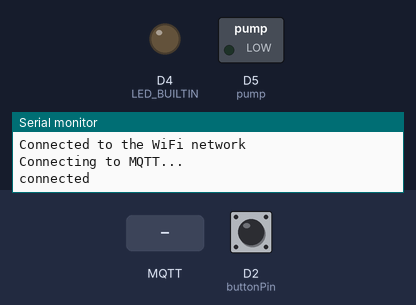
The sketch below on a simulated ESP8266 (NodeMCU). Shown: switched loads named in the sketch (green lamp = pin HIGH), output pins drawn as LEDs (lit = HIGH, except the on-board LED, lit = LOW), the last lines printed to the serial monitor. Dashed ring = blinking. The test bench sets the inputs (shaded band); at power-on: D2 (buttonPin) LOW. WiFi joins after 1.5 s; servers stay silent unless stated; no MQTT or app messages arrive unless stated.

Above: at 2.7 s.
2.8 s: MQTT message "1" arrives on the first subscribed topic
At 3.9 s:
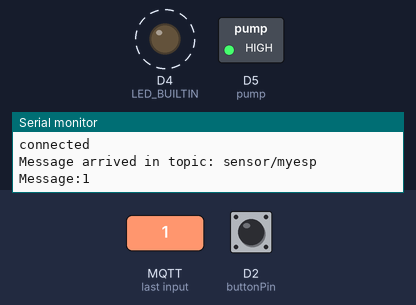
5.8 s: D2 (buttonPin) pulled HIGH for 0.15 s
At 6.9 s:
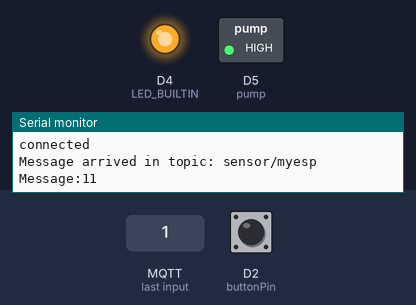
8.8 s: MQTT message "on" arrives on the first subscribed topic
At 9.9 s:
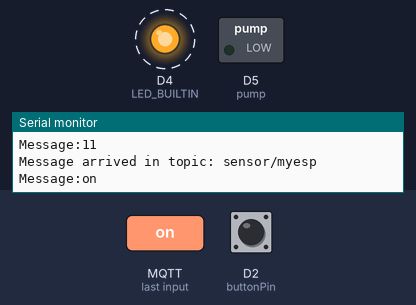
Timing chart, 0 to 15.8 s (numbered marks = the images above; inputs shaded):
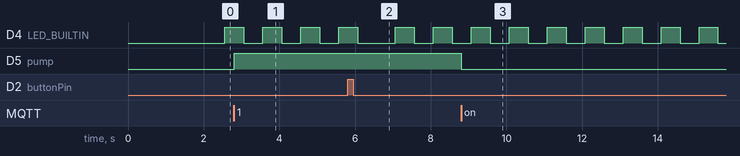

Measured:
- after the input at 2.8 s, D5 (pump): LOW → HIGH at once
- after the input at 8.8 s, D5 (pump): HIGH → LOW at once
- by itself, D4 (LED_BUILTIN): alternates HIGH for 0.50 s and LOW for 0.50 s

The sketch:

waterFlow-sensor_nodeMCU_code.ino
```cpp
#include <ESP8266WiFi.h>
#include <PubSubClient.h>

const char* ssid = "OnePlus 3T";
const char* password =  "0538350845";
  const char* swtopic = "sensor/myesp";
  const char* dtopic = "data";
const char* mqttServer = "m14.cloudmqtt.com";
const int mqttPort = 18338;
const char* mqttUser = "ysthqekm";
const char* mqttPassword = "iprkKwQKvGf4";
 int s1=0,t1,t2,contagem=0;
 int cur=0; int pre=0;  boolean flag=true;


WiFiClient espClient;
PubSubClient client(espClient);

const int  buttonPin = D2; // variable for D2 pin
const int  pump = D5; // output for pump


void callback(char* topic, byte* payload, unsigned int length) {

  Serial.print("Message arrived in topic: ");
  Serial.println(swtopic);

  Serial.print("Message:");
  for (int i = 0; i < length; i++) {
    Serial.print((char)payload[i]);
  }

  char p =(char) payload[0];              // check the subscribtion to control the pump
   if (p=='1') digitalWrite(pump, HIGH);
    else digitalWrite(pump, LOW);

}

void setup() {
 pinMode(LED_BUILTIN, OUTPUT);
  pinMode(pump, OUTPUT);


  Serial.begin(115200);
   WiFi.begin(ssid, password);
   while (WiFi.status() != WL_CONNECTED) {
    delay(500);
    Serial.println("Connecting to WiFi..");
  }
  Serial.println("Connected to the WiFi network");
  client.setServer(mqttServer, mqttPort);
  client.setCallback(callback);

   while (!client.connected()) {
    Serial.println("Connecting to MQTT...");

    if (client.connect("ESP8266Client", mqttUser, mqttPassword )) {

      Serial.println("connected");

    } else {

      Serial.print("failed with state ");
      Serial.print(client.state());
      delay(2000);

    }
  }
    boolean b=  client.subscribe(swtopic);

 // Attach an interrupt to the ISR vector
  attachInterrupt(digitalPinToInterrupt(buttonPin), pin_ISR, RISING);
  t2=millis(); t1=millis();
 s1=HIGH;
}


void loop() {

 client.loop();

  if (millis()-t1>500) {
    s1=!s1;
  digitalWrite(LED_BUILTIN, s1);
    t1=millis();

  }

  if (millis()-t2>1000) {

    cur=contagem;
     contagem=0;
    t2=millis();

   if((cur==0)&&(pre>0)&&flag){
    client.publish(dtopic,String(cur).c_str(),true);
    flag=!flag;}

     if(cur) {
      Serial.println(cur);
       client.publish(dtopic,String(cur).c_str(),true);
       s1=!s1;
       digitalWrite(LED_BUILTIN, s1);
       flag=true;
     }

        pre=cur;
  }
}

//Interrupt function, so that the counting of pulse “rise ups” dont interfere with the rest of the code  (attachInterrupt)
  void pin_ISR(){

      contagem++;  }
```
